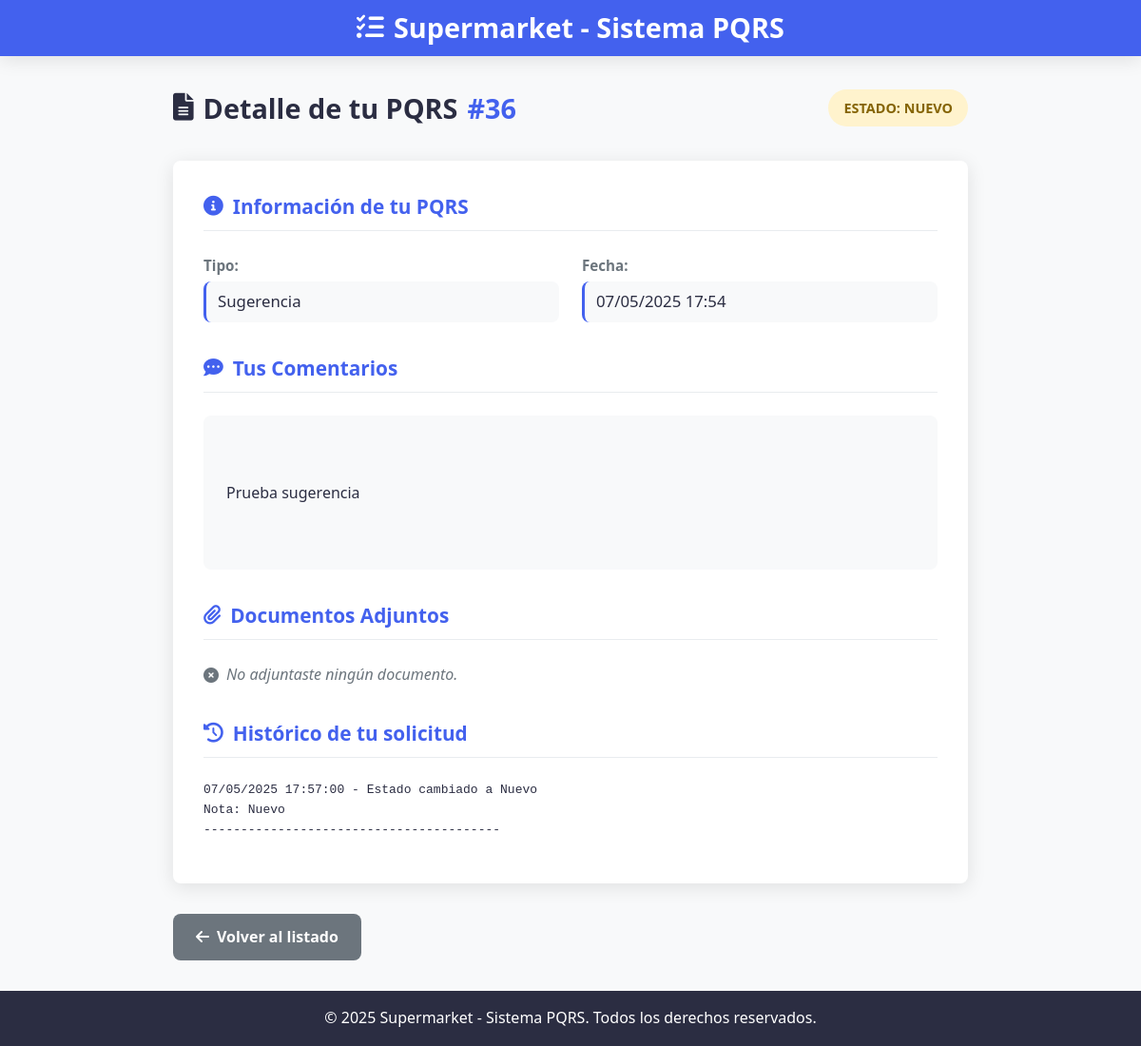
The app's page /cliente/pqrs/36/ (signed in) with its own data.
### core/models.py (models this page shows, shortened)
class PQRS(models.Model):
    TIPO_RADICADO_CHOICES = [
        ('Peticion', 'Peticion'),
        ('Queja', 'Queja'),
        ('Reclamo', 'Reclamo'),
        ('Sugerencia', 'Sugerencia'),
    ]
    ESTADO_RADICADO_CHOICES = [
        ('nuevo', 'Nuevo'),
        ('en-proceso', 'En Proceso'),
        ('resuelto', 'Resuelto'),
        ('cerrado', 'Cerrado'),
    ]
    numero_radicado = models.AutoField(primary_key=True)
    fecha_radicado = models.DateTimeField(auto_now_add=True)
    tipo_radicado = models.CharField(max_length=25, choices=TIPO_RADICADO_CHOICES)
    comentarios = models.TextField()
    anexo = models.FileField(upload_to='anexos/', blank=True, null=True)
    cliente = models.ForeignKey(Cliente, on_delete=models.CASCADE, related_name='pqrs')
    estado = models.CharField(max_length=20, choices=ESTADO_RADICADO_CHOICES, default='nuevo')
    empleado_asignado = models.ForeignKey(Empleado, on_delete=models.SET_NULL, null=True, blank=True, related_name='pqrs_asignados')
    justificacion_del_estado = models.TextField(blank=True, null=True)
    fecha_respuesta = models.DateTimeField(blank=True, null=True)

### core/views.py (the view)
# urls.py: path('cliente/pqrs/<int:numero_radicado>/', detalle_pqrs, name='detalle_pqrs'),
def detalle_pqrs(request, numero_radicado):
    if request.session.get('rol') != 'cliente':
        return redirect('inicio')
    nombre_usuario = request.session.get('usuario')
    cliente = get_object_or_404(Cliente, nombre_completo=nombre_usuario)
    pqrs = get_object_or_404(PQRS, numero_radicado=numero_radicado, cliente=cliente)
    return render(request, 'detalle_pqrs.html', {'pqrs': pqrs, 'usuario': nombre_usuario})

### templates/detalle_pqrs.html (shortened to what this page needs)
{% load static %}
<!DOCTYPE html>
<html lang="es">
<head>
    <link rel="stylesheet" href="{% static 'css/cliente/detalle_pqrs_cliente.css' %}">
    <link rel="stylesheet" href="https://cdnjs.cloudflare.com/ajax/libs/font-awesome/6.0.0/css/all.min.css">
</head>
<body>
    <div class="pqrs-detail-container">
        <header class="pqrs-header">
            <h1><i class="fas fa-tasks"></i> Supermarket - Sistema PQRS</h1>
        </header>
        <main class="pqrs-detail-content">
            <div class="detail-header">
                <h2>
                    <i class="fas fa-file-alt"></i> Detalle de tu PQRS
                    <span class="radicado-number">#{{ pqrs.numero_radicado }}</span>
                </h2>
                <div class="status-badge
                    {% if pqrs.estado|slugify == 'en-proceso' or pqrs.estado|slugify == 'enproceso' %}badge-en-proceso
                    {% elif pqrs.estado|slugify == 'nuevo' %}badge-nuevo
                    {% elif pqrs.estado|slugify == 'resuelto' %}badge-resuelto
                    {% elif pqrs.estado|slugify == 'cerrado' %}badge-cerrado
                    {% endif %}">
                    Estado: {{ pqrs.estado|title }}
                </div>
            </div>
            <div class="detail-card">
                <div class="detail-section">
                    <h3 class="section-title"><i class="fas fa-info-circle"></i> Información de tu PQRS</h3>
                    <div class="detail-grid">
                        <div class="detail-item">
                            <span class="detail-label">Tipo:</span>
                            <span class="detail-value">{{ pqrs.tipo_radicado }}</span>
                        </div>
                        <div class="detail-item">
                            <span class="detail-label">Fecha:</span>
                            <span class="detail-value">{{ pqrs.fecha_radicado|date:"d/m/Y H:i" }}</span>
                        </div>
                    </div>
                </div>
                <div class="detail-section">
                    <h3 class="section-title"><i class="fas fa-comment-dots"></i> Tus Comentarios</h3>
                    <div class="comments-box">
                        {{ pqrs.comentarios|linebreaks }}
                    </div>
                </div>
                <div class="detail-section">
                    <h3 class="section-title"><i class="fas fa-paperclip"></i> Documentos Adjuntos</h3>
                    {% if pqrs.anexo %}
                        <div class="attachment-box">
                            <i class="fas fa-file-pdf"></i>
                            <span class="attachment-name">{{ pqrs.anexo.name|cut:"anexos/" }}</span>
                            <a href="{{ pqrs.anexo.url }}" download class="btn-download">
                                <i class="fas fa-download"></i> Descargar
                            </a>
                        </div>
                    {% else %}
                        <p class="no-attachment"><i class="fas fa-times-circle"></i> No adjuntaste ningún documento.</p>
                    {% endif %}
                </div>
                <div class="detail-section">
                       <h3 class="section-title"><i class="fas fa-history"></i> Histórico de tu solicitud</h3>
                        <div class="history-box">
                            {% if pqrs.justificacion_del_estado %}
                                <pre>{{ pqrs.justificacion_del_estado }}</pre>
                            {% else %}
                                <p class="no-history"><i class="fas fa-info-circle"></i> No hay registro de cambios de estado.</p>
                              {% endif %}
                    </div>
                </div>
            </div>
            <div class="action-buttons">
                <a href="{% url 'listar_pqrs' %}" class="btn btn-back">
                    <i class="fas fa-arrow-left"></i> Volver al listado
                </a>
            </div>
        </main>
        <footer class="pqrs-footer">
            <p>&copy; 2025 Supermarket - Sistema PQRS. Todos los derechos reservados.</p>
        </footer>
    </div>
</body>
</html>

### static/css/cliente/detalle_pqrs_cliente.css (style rules this page uses)
:root { --primary-color: #4361ee; --primary-hover: #3a56d4; --secondary-color: #6c757d; --secondary-hover: #5a6268; --success-color: #28a745; --success-hover: #218838; --info-color: #17a2b8; --info-hover: #138496; --warning-color: #6a0dad; --warning-hover: #5a0099; --danger-color: #dc3545; --danger-hover: #bb2d3b; --text-color: #2b2d42; --light-bg: #f8f9fa; --white: #ffffff; --gray-light: #e9ecef; --shadow: 0 4px 20px rgba(0, 0, 0, 0.1); --transition: all 0.3s ease; --border-radius: 8px; }
body { font-family: 'Segoe UI', Tahoma, Geneva, Verdana, sans-serif; background-color: var(--light-bg); color: var(--text-color); margin: 0; padding: 0; line-height: 1.6; }
.pqrs-detail-container { display: flex; flex-direction: column; min-height: 100vh; }
.pqrs-detail-content { flex: 1; padding: 2rem; max-width: 900px; margin: 0 auto; width: 100%; box-sizing: border-box; }
.pqrs-header { background-color: var(--primary-color); color: var(--white); padding: 0.4rem 2rem; box-shadow: var(--shadow); }
.pqrs-header h1 { margin: 0; font-size: 1.8rem; display: flex; align-items: center; justify-content: center; gap: 10px; }
.detail-header { display: flex; justify-content: space-between; align-items: center; margin-bottom: 2rem; flex-wrap: wrap; gap: 1rem; }
.detail-header h2 { font-size: 1.8rem; margin: 0; display: flex; align-items: center; gap: 10px; }
.radicado-number { color: var(--primary-color); font-weight: 700; }
.detail-card { background-color: var(--white); border-radius: var(--border-radius); box-shadow: var(--shadow); padding: 2rem; margin-bottom: 2rem; }
.detail-section { margin-bottom: 2rem; }
.detail-section:last-child { margin-bottom: 0; }
.section-title { font-size: 1.3rem; margin-top: 0; margin-bottom: 1.5rem; color: var(--primary-color); display: flex; align-items: center; gap: 10px; padding-bottom: 0.5rem; border-bottom: 1px solid var(--gray-light); }
.detail-grid { display: grid; grid-template-columns: repeat(auto-fit, minmax(250px, 1fr)); gap: 1.5rem; }
.detail-item { display: flex; flex-direction: column; }
.detail-label { font-weight: 600; color: var(--secondary-color); margin-bottom: 0.3rem; font-size: 0.95rem; }
.detail-value { font-size: 1.05rem; padding: 0.5rem 0.75rem; background-color: var(--light-bg); border-radius: var(--border-radius); border-left: 3px solid var(--primary-color); }
.comments-box { background-color: var(--light-bg); padding: 1.5rem; border-radius: var(--border-radius); line-height: 1.7; white-space: pre-line; }
.no-attachment { color: var(--secondary-color); display: flex; align-items: center; gap: 8px; font-style: italic; }
.btn { padding: 0.75rem 1.5rem; border-radius: var(--border-radius); border: none; font-size: 1rem; font-weight: 600; cursor: pointer; transition: var(--transition); display: inline-flex; align-items: center; justify-content: center; gap: 0.5rem; text-decoration: none; }
.btn-back { background-color: var(--secondary-color); color: var(--white); }
.action-buttons { display: flex; justify-content: space-between; gap: 1rem; }
.status-badge { padding: 0.5rem 1rem; border-radius: 50rem; font-size: 0.9rem; font-weight: 700; text-transform: uppercase; }
.badge-nuevo, [class*="nuevo"] { background-color: #fff3cd !important; color: #856404 !important; }
.pqrs-footer { background-color: var(--text-color); color: var(--white); text-align: center; margin-top: auto; }

### records on screen
PQRS: numero_radicado "36", estado "NUEVO", tipo_radicado "Sugerencia", fecha_radicado "07/05/2025 17:54", comentarios "Prueba sugerencia", justificacion_del_estado "07/05/2025 17:57:00 - Estado cambiado a Nuevo Nota: Nuevo ----------------------------------------"
